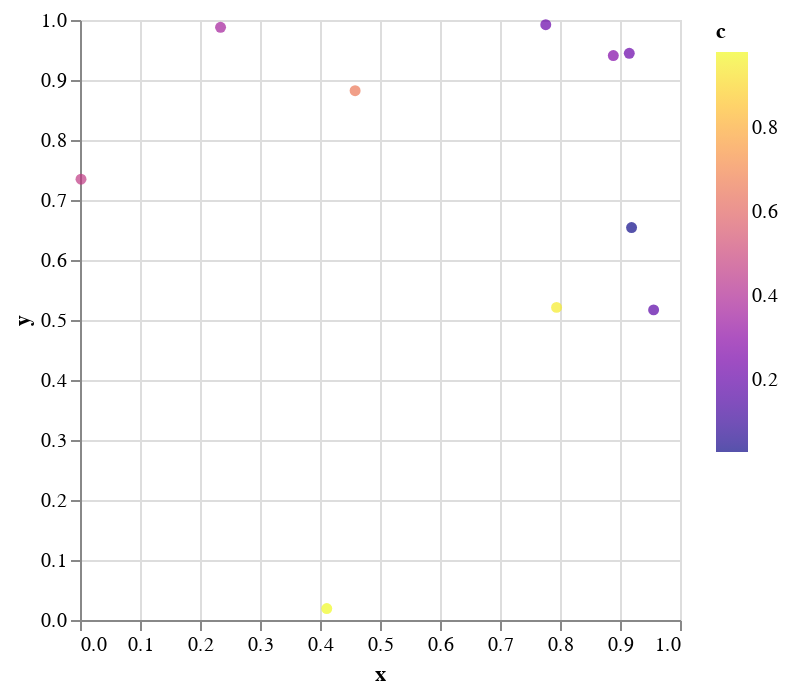

Notebook cell for this chart:
### Code cell
p

### Figure 1 — Vega-Lite specification as saved in the notebook (floating-point values rounded to 4 significant figures)
{"data": {"values": [{"c": 0.1777, "x": 0.956, "y": 0.5169}, {"c": 0.6543, "x": 0.4585, "y": 0.8822}, {"c": 0.2156, "x": 0.9155, "y": 0.9444}, {"c": 0.9803, "x": 0.4113, "y": 0.01916}, {"c": 0.3679, "x": 0.2343, "y": 0.9878}, {"c": 0.2715, "x": 0.8889, "y": 0.9407}, {"c": 0.4607, "x": 0.001694, "y": 0.7347}, {"c": 0.0297, "x": 0.9193, "y": 0.654}, {"c": 0.9499, "x": 0.7943, "y": 0.521}, {"c": 0.2133, "x": 0.7763, "y": 0.9921}]}, "encoding": {"color": {"field": "c", "scale": {"scheme": "plasma"}, "type": "quantitative"}, "x": {"field": "x", "type": "quantitative"}, "y": {"field": "y", "type": "quantitative"}}, "mark": "circle"}
